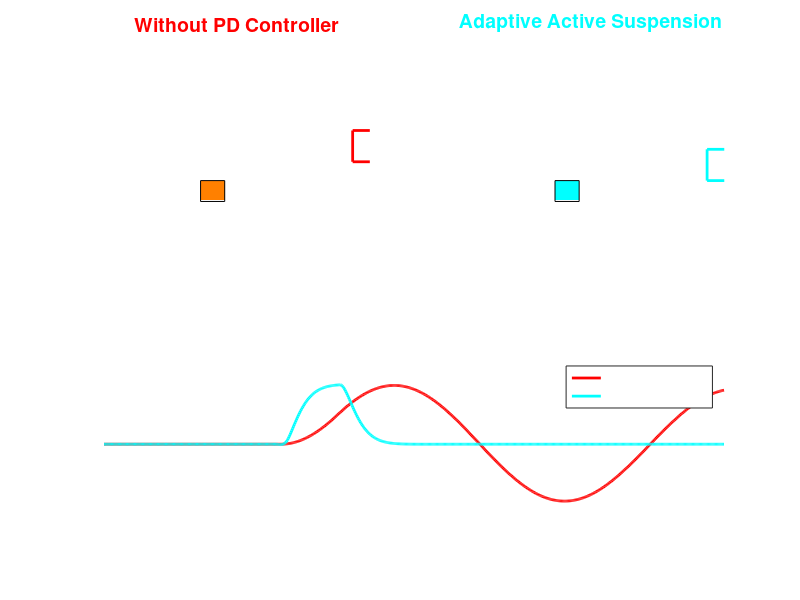

The MATLAB script that drew this image:
clear all;
close all;
clc;

%% =====================================
% ACTIVE SUSPENSION LIVE DASHBOARD
%% =====================================

%% SYSTEM PARAMETERS

m = 150;

% Passive Suspension
k_p = 400;
b_p = 5;

% PD Controller
Kp = 12000;
Kd = 2500;

%% SIMULATION SETTINGS

tspan = 0:0.01:7;

velocity = 0.75;

% Bump Region
bump_trigger_start = 1.5;
bump_trigger_end   = 2.0;

%% ROAD PROFILE

road = @(x) ...
       (x >= bump_trigger_start && ...
        x <= bump_trigger_end) * 0.2;

%% ODE MODELS

% Without Controller
p_ode = @(t, y) ...
    [y(2);
    (-k_p*(y(1)-road(velocity*t)) ...
    - b_p*y(2))/m];

% With PD Controller
a_ode = @(t, y) ...
    [y(2);
    (-Kp*(y(1)-road(velocity*t)) ...
    - Kd*y(2))/m];

%% SOLVE SYSTEMS

[t, out_p] = ode45(p_ode, tspan, [0; 0]);

[t, out_a] = ode45(a_ode, tspan, [0; 0]);

%% WHEEL SHAPE

th = 0:pi/10:2*pi;

r = 0.1;

xw = r*cos(th);

yw = r*sin(th);

%% FIGURE WINDOW

figure('Color', 'k', ...
       'Position', [20 20 1500 850]);

%% =====================================
% ANIMATION LOOP
%% =====================================

for i = 1:4:length(t)

    curr_x = velocity * t(i);

    clf;

    %% =====================================
    % LEFT TOP - WITHOUT CONTROLLER
    %% =====================================

    subplot(2,2,1);

    set(gca, ...
        'Color', 'k', ...
        'XColor', 'w', ...
        'YColor', 'w');

    hold on;

    % Road
    plot([0 5.5], [0 0], ...
         'w', 'LineWidth', 2);

    % Speed Breaker
    fill([2.0 2.0 2.5 2.5], ...
         [0 0.2 0.2 0], ...
         [1 0.5 0]);

    % Suspension Response
    y_val = out_p(i,1);

    % Wheels
    plot(xw + curr_x, ...
         yw + 0.1 + y_val, ...
         'w', 'LineWidth', 1.5);

    plot(xw + curr_x + 0.5, ...
         yw + 0.1 + y_val, ...
         'w', 'LineWidth', 1.5);

    % Vehicle Body
    rectangle('Position', ...
             [curr_x-0.1, ...
              0.2 + y_val, ...
              0.7, 0.3], ...
             'EdgeColor', 'r', ...
             'LineWidth', 2);

    title('Without PD Controller', ...
          'Color', 'r', ...
          'FontSize', 14, ...
          'FontWeight', 'bold');

    axis([0 5.5 -0.5 1.5]);

    grid on;

    %% =====================================
    % RIGHT TOP - WITH CONTROLLER
    %% =====================================

    subplot(2,2,2);

    set(gca, ...
        'Color', 'k', ...
        'XColor', 'w', ...
        'YColor', 'w');

    hold on;

    % Road
    plot([0 5.5], [0 0], ...
         'w', 'LineWidth', 2);

    % Speed Breaker
    fill([2.0 2.0 2.5 2.5], ...
         [0 0.2 0.2 0], ...
         [0 1 1]);

    % Controlled Response
    y_val_pd = out_a(i,1);

    % Wheels
    plot(xw + curr_x, ...
         yw + 0.1 + y_val_pd, ...
         'w', 'LineWidth', 1.5);

    plot(xw + curr_x + 0.5, ...
         yw + 0.1 + y_val_pd, ...
         'w', 'LineWidth', 1.5);

    % Vehicle Body
    rectangle('Position', ...
             [curr_x-0.1, ...
              0.2 + y_val_pd, ...
              0.7, 0.3], ...
             'EdgeColor', 'c', ...
             'LineWidth', 2);

    title('Adaptive Active Suspension', ...
          'Color', 'c', ...
          'FontSize', 14, ...
          'FontWeight', 'bold');

    axis([0 5.5 -0.5 1.5]);

    grid on;

    %% =====================================
    % BOTTOM - LIVE RESPONSE GRAPH
    %% =====================================

    subplot(2,1,2);

    set(gca, ...
        'Color', 'k', ...
        'XColor', 'w', ...
        'YColor', 'w');

    hold on;

    % Without Controller Graph
    plot(t(1:i), ...
         out_p(1:i,1), ...
         'r', ...
         'LineWidth', 2);

    % With Controller Graph
    plot(t(1:i), ...
         out_a(1:i,1), ...
         'c', ...
         'LineWidth', 2);

    title('Real-Time Suspension Response', ...
          'Color', 'w', ...
          'FontSize', 15, ...
          'FontWeight', 'bold');

    xlabel('Time (seconds)', ...
           'FontSize', 13, ...
           'Color', 'white');

    ylabel('Displacement', ...
           'FontSize', 13, ...
           'Color', 'white');

    legend('Without Controller', ...
           'With Controller', ...
           'TextColor', 'w', ...
           'Location', 'northeast');

    axis([0 7 -0.3 0.3]);

    grid on;

    drawnow;

end
